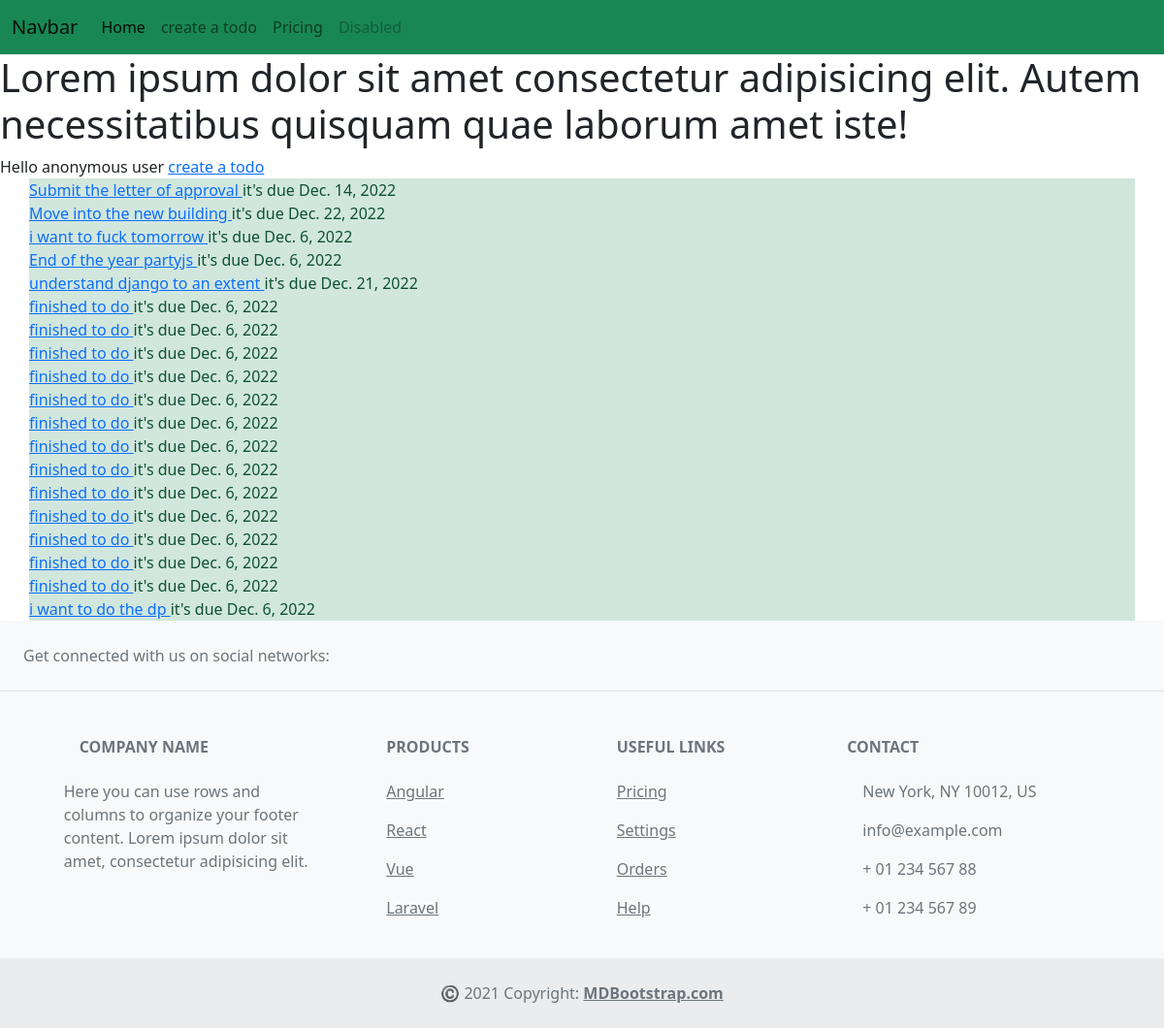
The page / on the database its author committed.
### todoApp/models.py (models this page shows)
class Todo(models.Model):
    name = models.CharField(max_length=100)
    due_date = models.DateField()
    def __str__(self) :
        return self.name

### todoApp/views.py (the view)
# urls.py: path('', todo_list),
def todo_list(request):
    todo =Todo.objects.all()
    print(todo)
    context ={
        "todo_list" : todo
    }
    return render(request, 'todoApp/todo_list.html',context)

### todoApp/templates/todoApp/todo_list.html
{% extends 'todo_list2.html'%}
{% block content %}
    <h1>
        Lorem ipsum dolor sit amet consectetur adipisicing elit. Autem necessitatibus quisquam quae laborum amet iste!
    </h1>
    {% if request.user.is_authenticated %}
        Hello {{request.user.username}}
    {% else %}
        Hello anonymous user
    {% endif %}
    <a href="/create">create a todo</a>
        {% for todo in todo_list %}
            <li  class= " container list-group-item list-group-item-success"><a href="/{{todo.id}}"> {{todo.name}} </a> it's due {{ todo.due_date}}</li>
        {% endfor %}
{% endblock content %}

### templates/todo_list2.html (shortened to what this page needs)
<!DOCTYPE html>
<html lang="en">
<head>
    <link href="https://cdn.jsdelivr.net/npm/bootstrap@5.2.3/dist/css/bootstrap.min.css" rel="stylesheet">
</head>
<body>
        <nav class="navbar navbar-expand-lg navbar-light bg-success">
            <div class="container-fluid">
            <a class="navbar-brand" href="#">Navbar</a>
            <div class="collapse navbar-collapse" id="navbarNav">
                <ul class="navbar-nav">
                <li class="nav-item">
                    <a class="nav-link active" aria-current="page" href="/">Home</a>
                </li>
                <li class="nav-item">
                    <a class="nav-link" href="/create">create a todo</a>
                </li>
                <li class="nav-item">
                    <a class="nav-link" href="#">Pricing</a>
                </li>
                <li class="nav-item">
                    <a class="nav-link disabled">Disabled</a>
                </li>
                </ul>
            </div>
            </div>
        </nav>
{% block content %}{% endblock  %}
    <footer class="text-center text-lg-start bg-light text-muted">
        <section class="d-flex justify-content-center justify-content-lg-between p-4 border-bottom">
        <div class="me-5 d-none d-lg-block">
            <span>Get connected with us on social networks:</span>
        </div>
        <div>
        </div>
        </section>
        <section class="">
        <div class="container text-center text-md-start mt-5">
            <div class="row mt-3">
            <div class="col-md-3 col-lg-4 col-xl-3 mx-auto mb-4">
                <h6 class="text-uppercase fw-bold mb-4">
                Company name
                </h6>
                <p>
                Here you can use rows and columns to organize your footer content. Lorem ipsum
                dolor sit amet, consectetur adipisicing elit.
                </p>
            </div>
            <div class="col-md-2 col-lg-2 col-xl-2 mx-auto mb-4">
                <h6 class="text-uppercase fw-bold mb-4">
                Products
                </h6>
                <p>
                <a href="#!" class="text-reset">Angular</a>
                </p>
                <p>
                <a href="#!" class="text-reset">React</a>
                </p>
                <p>
                <a href="#!" class="text-reset">Vue</a>
                </p>
                <p>
                <a href="#!" class="text-reset">Laravel</a>
                </p>
            </div>
            <div class="col-md-3 col-lg-2 col-xl-2 mx-auto mb-4">
                <h6 class="text-uppercase fw-bold mb-4">
                Useful links
                </h6>
                <p>
                <a href="#!" class="text-reset">Pricing</a>
                </p>
                <p>
                <a href="#!" class="text-reset">Settings</a>
                </p>
                <p>
                <a href="#!" class="text-reset">Orders</a>
                </p>
                <p>
                <a href="#!" class="text-reset">Help</a>
                </p>
            </div>
            <div class="col-md-4 col-lg-3 col-xl-3 mx-auto mb-md-0 mb-4">
                <h6 class="text-uppercase fw-bold mb-4">Contact</h6>
                <p> New York, NY 10012, US</p>
                <p>
                info@example.com
                </p>
                <p> + 01 234 567 88</p>
                <p> + 01 234 567 89</p>
            </div>
            </div>
        </div>
        </section>
        <div class="text-center p-4" style="background-color: rgba(0, 0, 0, 0.05);">
        ©️ 2021 Copyright:
        <a class="text-reset fw-bold" href="https://mdbootstrap.com/">MDBootstrap.com</a>
        </div>
    </footer>
</body>
</html>

### rows shown on the page
Todo: name "Submit the letter of approval", due_date "Dec. 14, 2022"
Todo: name "Move into the new building", due_date "Dec. 22, 2022"
Todo: name "i want to fuck tomorrow", due_date "Dec. 6, 2022"
Todo: name "End of the year partyjs", due_date "Dec. 6, 2022"
Todo: name "understand django to an extent", due_date "Dec. 21, 2022"
Todo: name "finished to do", due_date "Dec. 6, 2022"
Todo: name "finished to do", due_date "Dec. 6, 2022"
Todo: name "finished to do", due_date "Dec. 6, 2022"
Todo: name "finished to do", due_date "Dec. 6, 2022"
Todo: name "finished to do", due_date "Dec. 6, 2022"
Todo: name "finished to do", due_date "Dec. 6, 2022"
Todo: name "finished to do", due_date "Dec. 6, 2022"
Todo: name "finished to do", due_date "Dec. 6, 2022"
Todo: name "finished to do", due_date "Dec. 6, 2022"
Todo: name "finished to do", due_date "Dec. 6, 2022"
Todo: name "finished to do", due_date "Dec. 6, 2022"
Todo: name "finished to do", due_date "Dec. 6, 2022"
Todo: name "finished to do", due_date "Dec. 6, 2022"
Todo: name "i want to do the dp", due_date "Dec. 6, 2022"
